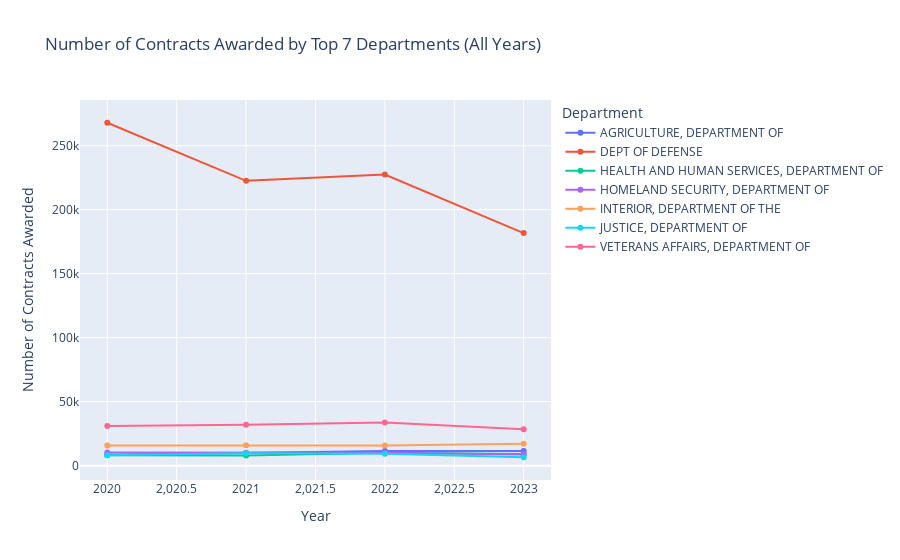

Notebook source saved alongside this figure:
### Code cell
import pandas as pd
import plotly.express as px

# Assuming 'new_df' is your DataFrame with the processed data

# Create a 'Year' column
filtered_df['Year'] = filtered_df['AwardDate'].dt.year

# Drop rows with missing values in the 'Department/Ind.Agency' column
filtered_df = filtered_df.dropna(subset=['Department/Ind.Agency'])

# Count the number of contracts awarded by each department for each year
contract_counts_by_department = filtered_df.groupby(['Year', 'Department/Ind.Agency']).size().unstack(fill_value=0)

# Filter out the Department of Defense for all years
non_dod_departments = contract_counts_by_department.columns.difference(['DEPARTMENT OF DEFENSE'], sort=False)
contract_counts_non_dod = contract_counts_by_department[non_dod_departments]

# Sum the contracts across all years for each department
contracts_by_department_sum = contract_counts_non_dod.sum(axis=0)

# Get the top 7 departments
top_departments = contracts_by_department_sum.nlargest(7)

# Convert the DataFrame to long format for Plotly Express
contract_counts_non_dod = contract_counts_non_dod.reset_index().melt(id_vars='Year', var_name='Department', value_name='Number of Contracts')

# Filter for the top 7 departments
contract_counts_non_dod_top7 = contract_counts_non_dod[contract_counts_non_dod['Department'].isin(top_departments.index)]

# Create an interactive line chart using Plotly Express
fig = px.line(contract_counts_non_dod_top7, x='Year', y='Number of Contracts', color='Department',
              labels={'Number of Contracts': 'Number of Contracts Awarded'},
              title="Number of Contracts Awarded by Top 7 Departments (All Years)")

# Add markers to the lines
fig.update_traces(mode='markers+lines')

# Show the interactive chart
fig.show()

### Figure 1 — Plotly figure (JSON) as saved in the notebook; plotly's stock layout.template omitted (floating-point values rounded to 4 significant figures)
{"data": [{"hovertemplate": "Department=AGRICULTURE, DEPARTMENT OF<br>Year=%{x}<br>Number of Contracts Awarded=%{y}<extra></extra>", "legendgroup": "AGRICULTURE, DEPARTMENT OF", "line": {"color": "#636efa", "dash": "solid"}, "marker": {"symbol": "circle"}, "mode": "markers+lines", "name": "AGRICULTURE, DEPARTMENT OF", "orientation": "v", "showlegend": true, "type": "scatter", "x": [2020, 2021, 2022, 2023], "xaxis": "x", "y": [8613, 9737, 11374, 11512], "yaxis": "y"}, {"hovertemplate": "Department=DEPT OF DEFENSE<br>Year=%{x}<br>Number of Contracts Awarded=%{y}<extra></extra>", "legendgroup": "DEPT OF DEFENSE", "line": {"color": "#EF553B", "dash": "solid"}, "marker": {"symbol": "circle"}, "mode": "markers+lines", "name": "DEPT OF DEFENSE", "orientation": "v", "showlegend": true, "type": "scatter", "x": [2020, 2021, 2022, 2023], "xaxis": "x", "y": [267974, 222575, 227463, 181780], "yaxis": "y"}, {"hovertemplate": "Department=HEALTH AND HUMAN SERVICES, DEPARTMENT OF<br>Year=%{x}<br>Number of Contracts Awarded=%{y}<extra></extra>", "legendgroup": "HEALTH AND HUMAN SERVICES, DEPARTMENT OF", "line": {"color": "#00cc96", "dash": "solid"}, "marker": {"symbol": "circle"}, "mode": "markers+lines", "name": "HEALTH AND HUMAN SERVICES, DEPARTMENT OF", "orientation": "v", "showlegend": true, "type": "scatter", "x": [2020, 2021, 2022, 2023], "xaxis": "x", "y": [8052, 7938, 10057, 9127], "yaxis": "y"}, {"hovertemplate": "Department=HOMELAND SECURITY, DEPARTMENT OF<br>Year=%{x}<br>Number of Contracts Awarded=%{y}<extra></extra>", "legendgroup": "HOMELAND SECURITY, DEPARTMENT OF", "line": {"color": "#ab63fa", "dash": "solid"}, "marker": {"symbol": "circle"}, "mode": "markers+lines", "name": "HOMELAND SECURITY, DEPARTMENT OF", "orientation": "v", "showlegend": true, "type": "scatter", "x": [2020, 2021, 2022, 2023], "xaxis": "x", "y": [10281, 10079, 10012, 8684], "yaxis": "y"}, {"hovertemplate": "Department=INTERIOR, DEPARTMENT OF THE<br>Year=%{x}<br>Number of Contracts Awarded=%{y}<extra></extra>", "legendgroup": "INTERIOR, DEPARTMENT OF THE", "line": {"color": "#FFA15A", "dash": "solid"}, "marker": {"symbol": "circle"}, "mode": "markers+lines", "name": "INTERIOR, DEPARTMENT OF THE", "orientation": "v", "showlegend": true, "type": "scatter", "x": [2020, 2021, 2022, 2023], "xaxis": "x", "y": [15799, 15875, 15839, 17053], "yaxis": "y"}, {"hovertemplate": "Department=JUSTICE, DEPARTMENT OF<br>Year=%{x}<br>Number of Contracts Awarded=%{y}<extra></extra>", "legendgroup": "JUSTICE, DEPARTMENT OF", "line": {"color": "#19d3f3", "dash": "solid"}, "marker": {"symbol": "circle"}, "mode": "markers+lines", "name": "JUSTICE, DEPARTMENT OF", "orientation": "v", "showlegend": true, "type": "scatter", "x": [2020, 2021, 2022, 2023], "xaxis": "x", "y": [8066, 9622, 9388, 6569], "yaxis": "y"}, {"hovertemplate": "Department=VETERANS AFFAIRS, DEPARTMENT OF<br>Year=%{x}<br>Number of Contracts Awarded=%{y}<extra></extra>", "legendgroup": "VETERANS AFFAIRS, DEPARTMENT OF", "line": {"color": "#FF6692", "dash": "solid"}, "marker": {"symbol": "circle"}, "mode": "markers+lines", "name": "VETERANS AFFAIRS, DEPARTMENT OF", "orientation": "v", "showlegend": true, "type": "scatter", "x": [2020, 2021, 2022, 2023], "xaxis": "x", "y": [31060, 32014, 33767, 28516], "yaxis": "y"}], "layout": {"legend": {"title": {"text": "Department"}, "tracegroupgap": 0}, "title": {"text": "Number of Contracts Awarded by Top 7 Departments (All Years)"}, "xaxis": {"anchor": "y", "domain": [0, 1], "title": {"text": "Year"}}, "yaxis": {"anchor": "x", "domain": [0, 1], "title": {"text": "Number of Contracts Awarded"}}}}
